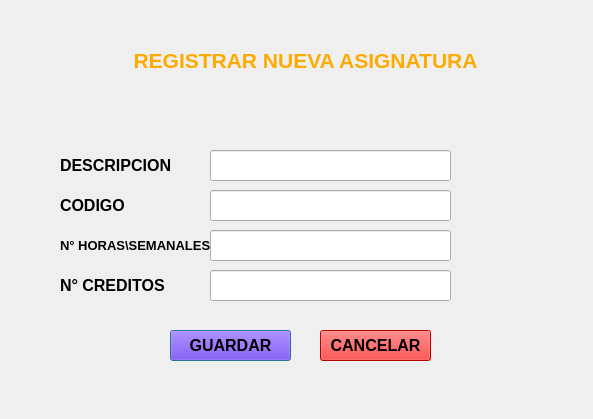
<?xml version="1.0" encoding="UTF-8"?>
<ui version="4.0">
 <class>Dialog</class>
 <widget class="QDialog" name="Dialog">
  <property name="geometry">
   <rect>
    <x>0</x>
    <y>0</y>
    <width>593</width>
    <height>419</height>
   </rect>
  </property>
  <property name="windowTitle">
   <string>Dialog</string>
  </property>
  <widget class="QPushButton" name="btn_guardar">
   <property name="geometry">
    <rect>
     <x>170</x>
     <y>330</y>
     <width>121</width>
     <height>31</height>
    </rect>
   </property>
   <property name="font">
    <font>
     <pointsize>12</pointsize>
     <weight>75</weight>
     <bold>true</bold>
    </font>
   </property>
   <property name="styleSheet">
    <string notr="true">background-color: rgb(85, 0, 255);</string>
   </property>
   <property name="text">
    <string>GUARDAR</string>
   </property>
  </widget>
  <widget class="QLineEdit" name="in_horas">
   <property name="geometry">
    <rect>
     <x>210</x>
     <y>230</y>
     <width>241</width>
     <height>31</height>
    </rect>
   </property>
  </widget>
  <widget class="QLineEdit" name="in_descripcion">
   <property name="geometry">
    <rect>
     <x>210</x>
     <y>150</y>
     <width>241</width>
     <height>31</height>
    </rect>
   </property>
  </widget>
  <widget class="QLabel" name="label_4">
   <property name="geometry">
    <rect>
     <x>60</x>
     <y>235</y>
     <width>151</width>
     <height>21</height>
    </rect>
   </property>
   <property name="text">
    <string>&lt;html&gt;&lt;head/&gt;&lt;body&gt;&lt;p&gt;&lt;span style=&quot; font-size:10pt; font-weight:600;&quot;&gt;N° HORAS\SEMANALES&lt;/span&gt;&lt;/p&gt;&lt;/body&gt;&lt;/html&gt;</string>
   </property>
  </widget>
  <widget class="QPushButton" name="btn_cancelar">
   <property name="geometry">
    <rect>
     <x>320</x>
     <y>330</y>
     <width>111</width>
     <height>31</height>
    </rect>
   </property>
   <property name="font">
    <font>
     <pointsize>12</pointsize>
     <weight>75</weight>
     <bold>true</bold>
    </font>
   </property>
   <property name="styleSheet">
    <string notr="true">background-color: rgb(255, 0, 0);</string>
   </property>
   <property name="text">
    <string>CANCELAR</string>
   </property>
  </widget>
  <widget class="QLabel" name="Label_Menu">
   <property name="geometry">
    <rect>
     <x>0</x>
     <y>20</y>
     <width>611</width>
     <height>81</height>
    </rect>
   </property>
   <property name="toolTip">
    <string>&lt;html&gt;&lt;head/&gt;&lt;body&gt;&lt;p align=&quot;center&quot;&gt;&lt;span style=&quot; font-size:16pt; font-weight:600;&quot;&gt;RESGISTRAR NUEVA ASIGNATURA&lt;/span&gt;&lt;/p&gt;&lt;/body&gt;&lt;/html&gt;</string>
   </property>
   <property name="styleSheet">
    <string notr="true">color: rgb(255, 170, 0);</string>
   </property>
   <property name="text">
    <string>&lt;html&gt;&lt;head/&gt;&lt;body&gt;&lt;p align=&quot;center&quot;&gt;&lt;span style=&quot; font-size:16pt; font-weight:600;&quot;&gt;REGISTRAR NUEVA ASIGNATURA&lt;/span&gt;&lt;/p&gt;&lt;/body&gt;&lt;/html&gt;</string>
   </property>
  </widget>
  <widget class="QLineEdit" name="in_codigo">
   <property name="geometry">
    <rect>
     <x>210</x>
     <y>190</y>
     <width>241</width>
     <height>31</height>
    </rect>
   </property>
  </widget>
  <widget class="QLabel" name="label_2">
   <property name="geometry">
    <rect>
     <x>60</x>
     <y>155</y>
     <width>151</width>
     <height>21</height>
    </rect>
   </property>
   <property name="text">
    <string>&lt;html&gt;&lt;head/&gt;&lt;body&gt;&lt;p&gt;&lt;span style=&quot; font-size:12pt; font-weight:600;&quot;&gt;DESCRIPCION&lt;/span&gt;&lt;/p&gt;&lt;/body&gt;&lt;/html&gt;</string>
   </property>
  </widget>
  <widget class="QLabel" name="label_5">
   <property name="geometry">
    <rect>
     <x>60</x>
     <y>275</y>
     <width>151</width>
     <height>21</height>
    </rect>
   </property>
   <property name="text">
    <string>&lt;html&gt;&lt;head/&gt;&lt;body&gt;&lt;p&gt;&lt;span style=&quot; font-size:12pt; font-weight:600;&quot;&gt;N° CREDITOS&lt;/span&gt;&lt;/p&gt;&lt;/body&gt;&lt;/html&gt;</string>
   </property>
  </widget>
  <widget class="QLabel" name="label_3">
   <property name="geometry">
    <rect>
     <x>60</x>
     <y>195</y>
     <width>151</width>
     <height>21</height>
    </rect>
   </property>
   <property name="text">
    <string>&lt;html&gt;&lt;head/&gt;&lt;body&gt;&lt;p&gt;&lt;span style=&quot; font-size:12pt; font-weight:600;&quot;&gt;CODIGO&lt;/span&gt;&lt;/p&gt;&lt;/body&gt;&lt;/html&gt;</string>
   </property>
  </widget>
  <widget class="QLineEdit" name="in_creditos">
   <property name="geometry">
    <rect>
     <x>210</x>
     <y>270</y>
     <width>241</width>
     <height>31</height>
    </rect>
   </property>
  </widget>
 </widget>
 <resources/>
 <connections/>
</ui>
